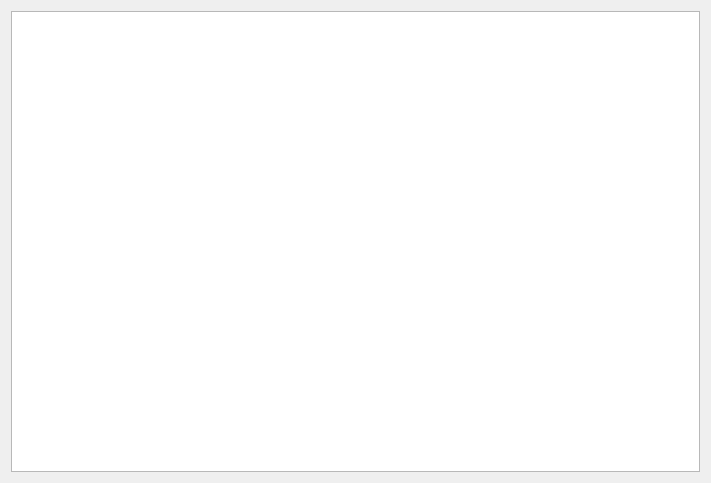
<?xml version="1.0" encoding="UTF-8"?>
<ui version="4.0">
 <class>plugins_dlg</class>
 <widget class="QWidget" name="plugins_dlg">
  <property name="geometry">
   <rect>
    <x>0</x>
    <y>0</y>
    <width>711</width>
    <height>483</height>
   </rect>
  </property>
  <property name="windowTitle">
   <string>Form</string>
  </property>
  <layout class="QVBoxLayout" name="verticalLayout">
   <item>
    <widget class="QTreeView" name="treeView"/>
   </item>
  </layout>
 </widget>
 <resources/>
 <connections/>
</ui>
